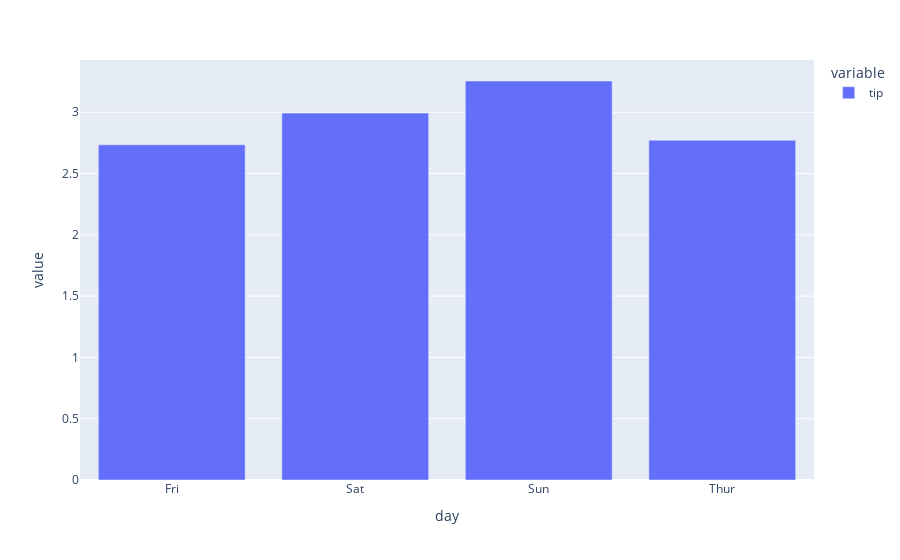

Source (notebook cell):
### Code cell
# NB we have to aggregate, plotly won't do it for us like seaborn
tips_by_day = df.groupby('day').tip.mean()
px.bar(tips_by_day)

### Figure 1 — Plotly figure (JSON) as saved in the notebook; plotly's stock layout.template omitted (floating-point values rounded to 4 significant figures)
{"data": [{"alignmentgroup": "True", "hovertemplate": "variable=tip<br>day=%{x}<br>value=%{y}<extra></extra>", "legendgroup": "tip", "marker": {"color": "#636efa", "pattern": {"shape": ""}}, "name": "tip", "offsetgroup": "tip", "orientation": "v", "showlegend": true, "textposition": "auto", "type": "bar", "x": ["Fri", "Sat", "Sun", "Thur"], "xaxis": "x", "y": [2.735, 2.993, 3.255, 2.771], "yaxis": "y"}], "layout": {"barmode": "relative", "legend": {"title": {"text": "variable"}, "tracegroupgap": 0}, "margin": {"t": 60}, "xaxis": {"anchor": "y", "domain": [0, 1], "title": {"text": "day"}}, "yaxis": {"anchor": "x", "domain": [0, 1], "title": {"text": "value"}}}}
